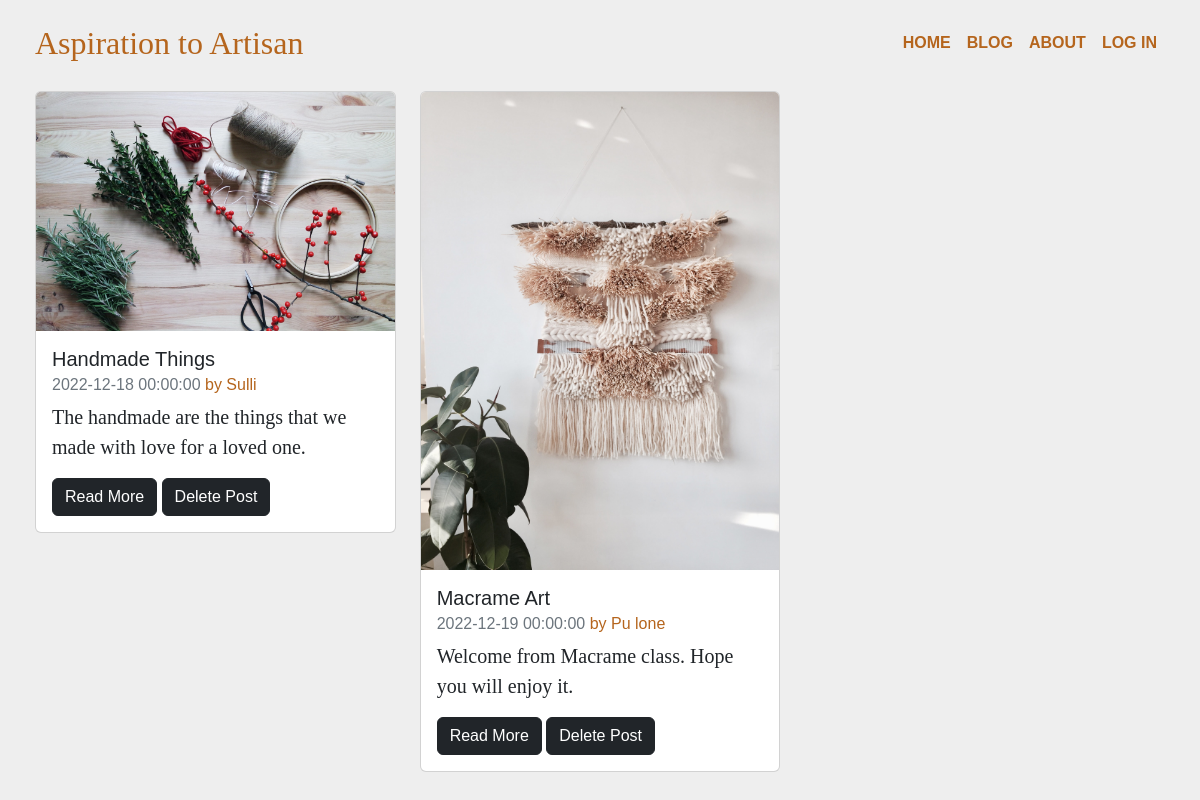
Page /blog on the committed database.
### Artisan/model.py (models this page shows)
class Cards(db.Model,UserMixin):
    card_id = db.Column(db.Integer,primary_key=True)
    title = db.Column(db.String(255),nullable=False)
    content = db.Column(db.Text)
    author = db.Column(db.String(255),nullable=False)
    created_date = db.Column(db.DateTime,default=datetime.utcnow)
    image_url = db.Column(db.String(255), nullable=False)
    user_id = db.Column(db.Integer,db.ForeignKey('user.id'))

### Artisan/routes.py (the view)
@app.route('/blog')
def blog():
    cards = Cards.query.order_by(Cards.created_date)
    return render_template('blog.html',cards=cards)

### Artisan/templates/blog.html (shortened to what this page needs)
{% extends "layout.html" %}
{% block main %}
<div class=" container">
    <div class="card-group" >
            <div class="row gy-3">
            {% for card in cards %}
            <div class="col-sm-4">
            <div class="card">
            <img src={{card.image_url}} class="card-img-top" alt="...">
                <div class="card-body">
                    <h5 class="card-title">{{card.title}}</h5>
                    <h6 class="card-subtitle mb-2 text-muted">{{card.created_date}} <span>by {{card.author}}</span></h6>
                    <p class="card-text">{{card.content}}</p>
                    <a href="#" class="btn btn-dark">Read More</a>
                    <a href="{{ url_for('deletePost',id=card.card_id)}}" class="btn btn-dark">Delete Post</a>
                </div>
            </div>
        </div>
            {% endfor %}
           </div>
    </div>
</div>
{% endblock %}

### Artisan/templates/layout.html (shortened to what this page needs)
<!DOCTYPE html>
<html lang="en">
    <head>
      <link href="https://cdn.jsdelivr.net/npm/bootstrap@5.2.0/dist/css/bootstrap.min.css" rel="stylesheet">
        <link href="/static/styles.css" rel="stylesheet">
    </head>
    <body>
      <nav class="navbar navbar-expand-lg " >
        <div class="container">
        <a id="logo" >Aspiration to Artisan</a>
        <div class="collapse navbar-collapse" id="navbarSupportedContent">
          {% if session["user_id"] %}
            <ul class="navbar-nav ms-auto" >
              <li class="nav-item">
                <a class="nav-link active" aria-current="page" href="/">HOME</a>
              </li>
              <li class="nav-item">
                <a class="nav-link" href="/blog">BLOG</a>
              </li>
              <li class="nav-item dropdown">
                <a class="nav-link dropdown-toggle" href="#" role="button" data-bs-toggle="dropdown" aria-expanded="false">
                  CATEGORIES
                </a>
                <ul class="dropdown-menu">
                  <li><a class="dropdown-item" href="crochet.html">Crochet</a></li>
                  <li><a class="dropdown-item" href="macrame.html">Macrame</a></li>
                  <li><hr class="dropdown-divider"></li>
                  <li><a class="dropdown-item" href="bead.html">Beads</a></li>
                </ul>
              </li>
              <li class="nav-item">
                <a class="nav-link " href="/createpost">CREATE POST</a>
              </li>
              <li class="nav_item">
                <a class="nav-link " href="/logout">LOG OUT</a>
              </li>
            </ul>
          {% else %}
            <ul class="navbar-nav ms-auto" >
              <li class="nav-item">
                <a class="nav-link active" aria-current="page" href="/">HOME</a>
              </li>
              <li class="nav-item">
                <a class="nav-link" href="/blog">BLOG</a>
              </li>
              <li class="nav-item">
                <a class="nav-link disabled">ABOUT</a>
              </li>
              <li class="nav_item">
                <a class="nav-link " href="/login">LOG IN</a>
              </li>
          {% endif %}
          </div>
        </div>
      </nav>
      {% block main %}
      {% endblock %}
    </body>
</html>

### Artisan/static/styles.css (style rules this page uses)
html,body { height: 100%; background-color: #eeeeee; margin:0; padding:0; font-family:Calibre,Sans-Serif; }
#logo { color:#b5651d ; transition: color 400ms linear; font-weight:400; font-size:2em; font-family: IM FELL Double Pica; line-height:60px; }
.nav-link { color:#b5651d !important; font-weight:700 !important; }
.container { padding:5px; }
p { font-size: 20px; font-weight:400px; font-family: cursive; }
span { color:#b5651d; }

### rows in the picture
Cards: image_url (picture), title "Handmade Things", created_date "2022-12-18 00:00:00", author "Sulli", content "The handmade are the things that we made with love for a loved one."
Cards: image_url (picture), title "Macrame Art", created_date "2022-12-19 00:00:00", author "Pu lone", content "Welcome from Macrame class. Hope you will enjoy it."
